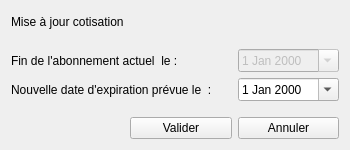
<?xml version="1.0" encoding="UTF-8"?>
<ui version="4.0">
 <class>F_MajCotisation</class>
 <widget class="QWidget" name="F_MajCotisation">
  <property name="geometry">
   <rect>
    <x>0</x>
    <y>0</y>
    <width>350</width>
    <height>150</height>
   </rect>
  </property>
  <property name="windowTitle">
   <string>Form</string>
  </property>
  <layout class="QGridLayout" name="gridLayout_2">
   <item row="0" column="0">
    <layout class="QGridLayout" name="gridLayout">
     <item row="0" column="0">
      <widget class="QLabel" name="Lb_Titre">
       <property name="text">
        <string>Mise à jour cotisation</string>
       </property>
      </widget>
     </item>
     <item row="2" column="0" colspan="2">
      <widget class="QLabel" name="Lb_FinAbo">
       <property name="text">
        <string>Fin de l'abonnement actuel  le : </string>
       </property>
      </widget>
     </item>
     <item row="2" column="2">
      <widget class="QDateEdit" name="DtE_FinAbo">
       <property name="enabled">
        <bool>false</bool>
       </property>
       <property name="calendarPopup">
        <bool>true</bool>
       </property>
      </widget>
     </item>
     <item row="3" column="0" colspan="2">
      <widget class="QLabel" name="Lb_DateExpiration">
       <property name="text">
        <string>Nouvelle date d'expiration prévue le  :</string>
       </property>
      </widget>
     </item>
     <item row="3" column="2">
      <widget class="QDateEdit" name="DtE_DateExpiration">
       <property name="calendarPopup">
        <bool>true</bool>
       </property>
      </widget>
     </item>
     <item row="4" column="0" colspan="3">
      <spacer name="VS">
       <property name="orientation">
        <enum>Qt::Vertical</enum>
       </property>
       <property name="sizeType">
        <enum>QSizePolicy::Fixed</enum>
       </property>
       <property name="sizeHint" stdset="0">
        <size>
         <width>20</width>
         <height>10</height>
        </size>
       </property>
      </spacer>
     </item>
     <item row="5" column="1">
      <widget class="QPushButton" name="Bt_Valider">
       <property name="text">
        <string>Valider</string>
       </property>
      </widget>
     </item>
     <item row="5" column="2">
      <widget class="QPushButton" name="Bt_Annuler">
       <property name="text">
        <string>Annuler</string>
       </property>
      </widget>
     </item>
     <item row="1" column="0" colspan="3">
      <spacer name="verticalSpacer">
       <property name="orientation">
        <enum>Qt::Vertical</enum>
       </property>
       <property name="sizeType">
        <enum>QSizePolicy::Fixed</enum>
       </property>
       <property name="sizeHint" stdset="0">
        <size>
         <width>10</width>
         <height>10</height>
        </size>
       </property>
      </spacer>
     </item>
    </layout>
   </item>
  </layout>
 </widget>
 <resources/>
 <connections/>
</ui>
